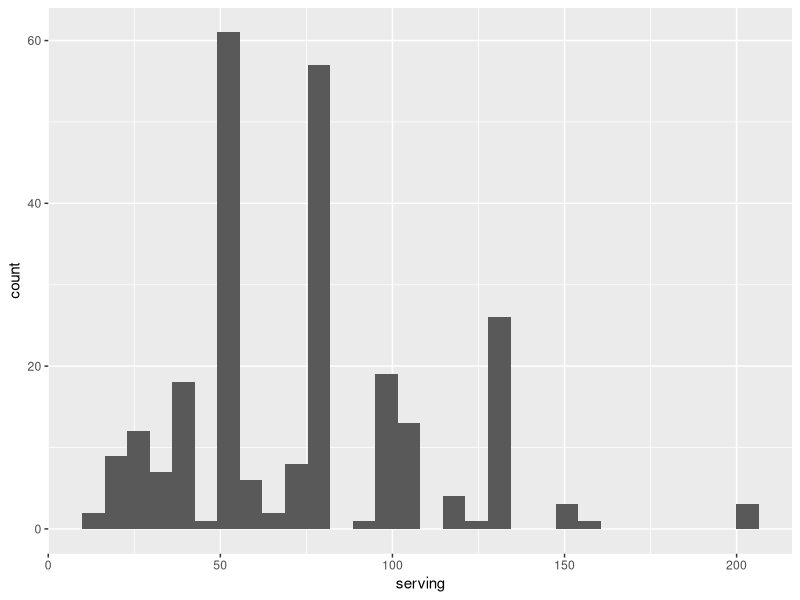
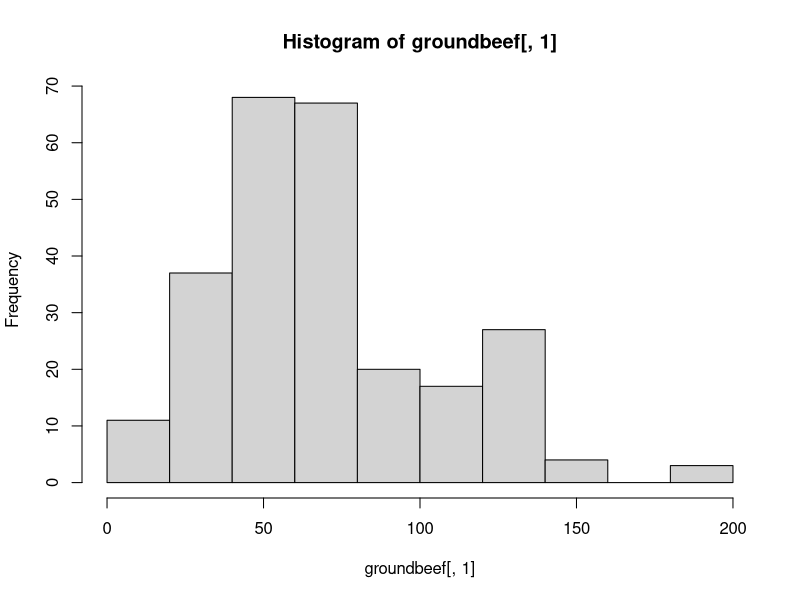
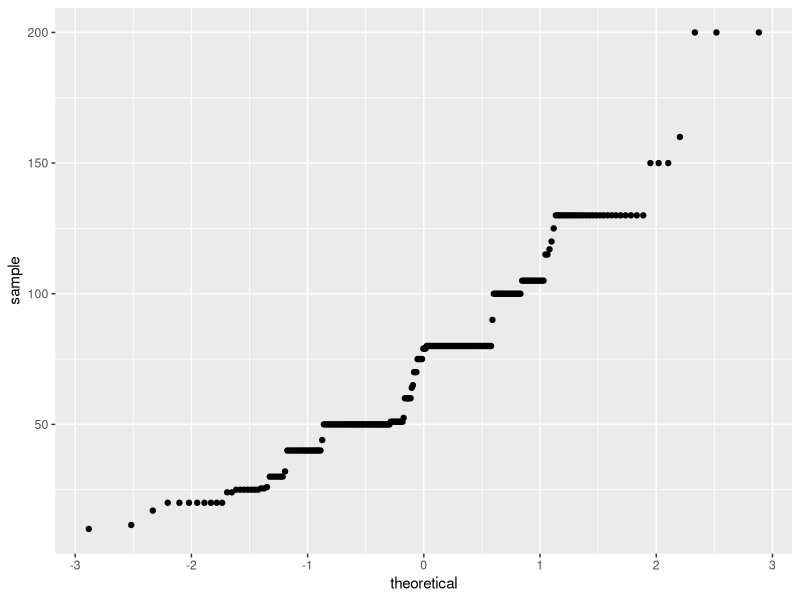
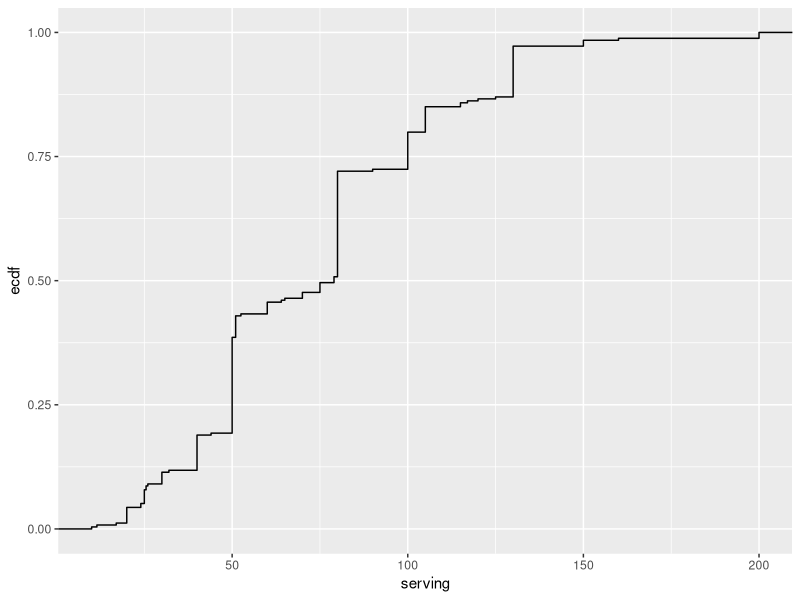
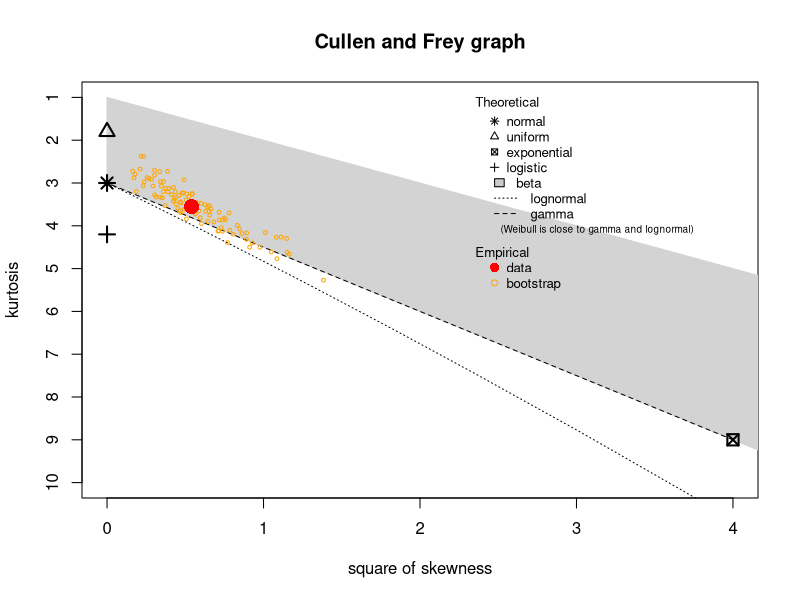
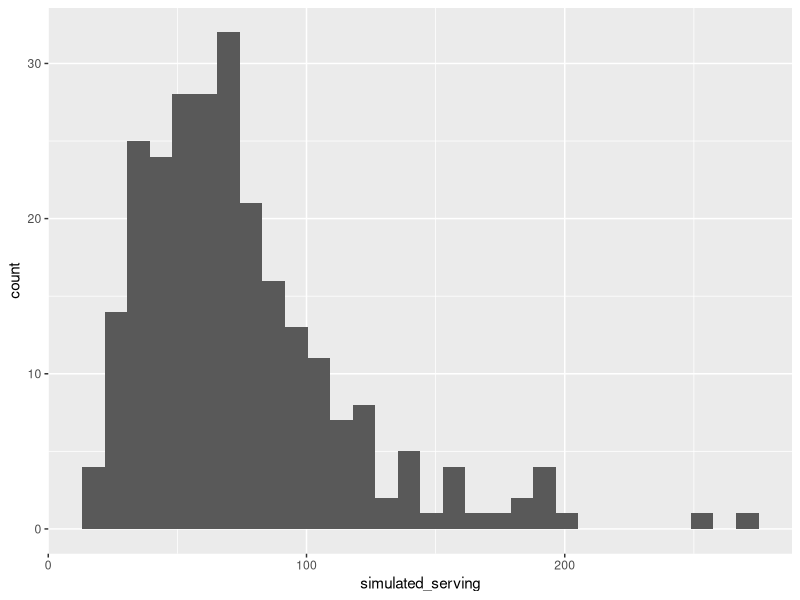
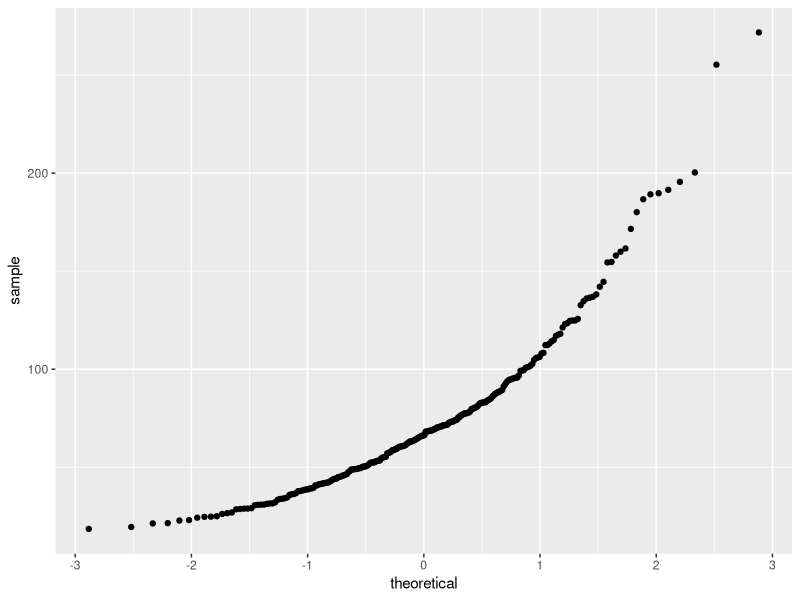
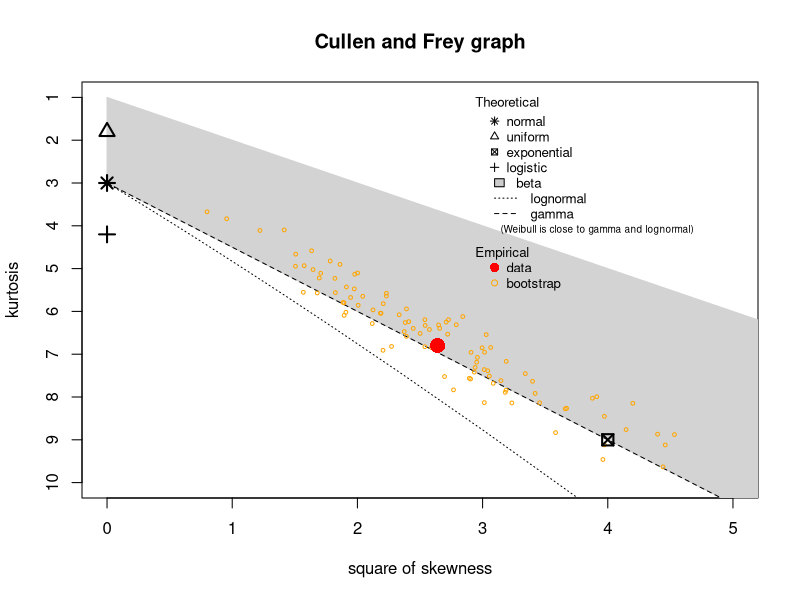

Reproduce these figures in R, in order.
## ---- chunk 1
knitr::opts_chunk$set(echo = TRUE, eval = TRUE)
## ---- chunk 2
library(tidyverse)
library(fitdistrplus)
data("groundbeef")
groundbeef
## ---- chunk 3
groundbeef %>% 
  ggplot(aes(x = serving)) +
  geom_histogram()
hist(groundbeef[,1])
## ---- chunk 4
groundbeef %>% 
  ggplot(aes(sample = serving)) +
  geom_qq()  #compare quantiles of your data with normal distribution
             ##longer horiontal values represents the pik values 
## ---- chunk 5
groundbeef %>% 
  ggplot(aes(x = serving)) +
  stat_ecdf() ## the vertical long lines represent max probability , it also shows quantiles and the respectivw probabilitites 
## ---- chunk 6
groundbeef %>% 
  count(serving) %>% 
  mutate(percent = n * 100 / sum(n)) %>% 
  arrange(desc(n)) ### 21 percent of data is 80.0 and it appears 54 times 
## ---- chunk 7
data("toxocara")
  toxocara
## ---- chunk 8
library(magrittr)
groundbeef %$% 
  descdist(serving, boot = 100) ##take 100 samples 
## ---- chunk 9
set.seed(1000)

simulated_data <- groundbeef %>% 
  mutate(logserv = log(serving)) %>% 
  mutate(simulated_serving = rlnorm(n = n(),
                                    meanlog = mean(logserv),
                                    sdlog = sd(logserv))) %>% 
  dplyr::select(-logserv)


simulated_data %>% 
  ggplot(aes(x = simulated_serving)) +
  geom_histogram()

simulated_data %>% 
  ggplot(aes(sample = simulated_serving)) +
  geom_qq()

simulated_data %$%  
  descdist(simulated_serving, boot = 100)
## ---- chunk 10
estimate <- groundbeef %$%
  fitdist(data = serving, 
          distr = "lnorm") ## fit to log normal distribution
## ---- chunk 11
estimate %>% 
  plot
## ---- chunk 12
estimate %>% summary
## ---- chunk 13
estimate %>% 
  cdfcomp
## ---- chunk 14
estimate %>% 
  denscomp()
## ---- chunk 15
estimate %>% 
  qqcomp
## ---- chunk 16
estimate %>% 
  ppcomp
